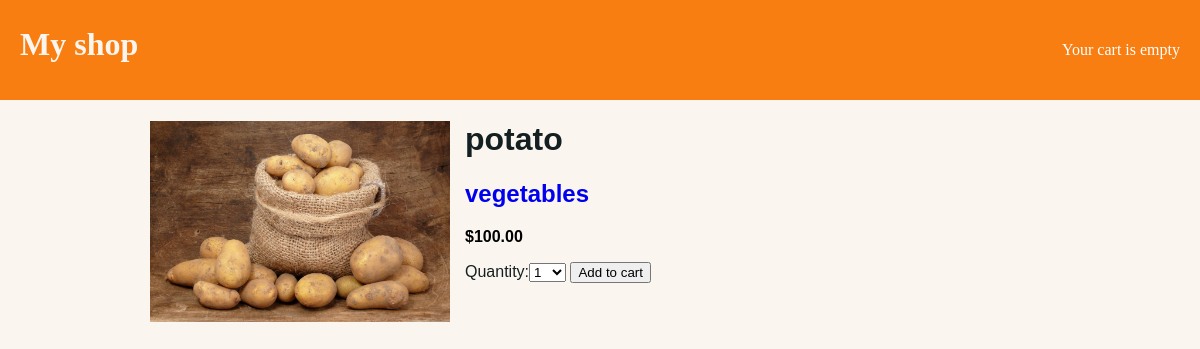
Page /1/potato/ on the committed database.
### shop/models.py (models this page shows, shortened)
class Product(models.Model):
	category 	= models.ForeignKey(Category,related_name='product',on_delete=models.CASCADE)
	name 		= models.CharField(max_length=200,db_index=True)
	slug 		= models.SlugField(max_length=200,db_index=True)
	Image 		= models.ImageField(blank=True)
	description = models.TextField(blank=True)
	price 		= models.DecimalField(max_digits=10,decimal_places=2)
	stock 		= models.PositiveIntegerField()
	available 	= models.BooleanField(default=True)
	created 	= models.DateTimeField(auto_now_add=True)
	updated 	= models.DateTimeField(auto_now=True)
	class Meta:
		ordering = ('-created',)
		index_together = (('id','slug'),)
		verbose_name = "Product"
		verbose_name_plural = "Products"

class Category(models.Model):
	name = models.CharField(max_length=200,db_index=True)
	slug = models.SlugField(max_length=200,db_index=True,unique=True)
	class Meta:
		ordering = ('name',)
		verbose_name = "Category"
		verbose_name_plural = "Categorys"
	def __str__(self):
		return self.name
	def get_absolute_url(self):
		return reverse('shop:product_list_category',args=[self.slug])

### shop/views.py (the view)
# urls.py: re_path('^(?P<id>\d+)/(?P<slug>[-\w]+)/$',views.product_detail,name='product_detail'),
def product_detail(request,id,slug):
    product = get_object_or_404(Product,id=id,slug=slug,available=True)
    cart_product_form = CartAddProductForm()
    context = {
		'product':product,
        'cart_product_form' :cart_product_form
	}
    return render(request,'shop/product/deatil.html',context)

### cart/forms.py
class CartAddProductForm(forms.Form):
    quantity = forms.TypedChoiceField(choices=PRODUCT_QUANTITY_CHOICES,coerce=int)
    update = forms.BooleanField(required=False,initial=False,widget=forms.HiddenInput)

### cart/cart.py (called while the page is built)
    def __len__(self):
        return sum(item['quantity'] for item in self.cart.values())

### cart/context_processors.py (called while the page is built)
def cart(request):
    return {'cart':Cart(request)}

### shop/templates/shop/product/deatil.html (shortened to what this page needs)
{% extends "base.html" %}
{% load static %}
{% block content %}
	<div class="product-detail">
		<img src="
			{% if product.Image %}
				{{product.Image.url}}
			{% else %}
				{% static 'img/default.png' %}
			{% endif %}"
		width=300px>
		<h1>{{product.name}}</h1>
		<h2><a href="{{product.category.get_absolute_url}}">{{product.category}}</a></h2>
		<p class="price">${{product.price}}</p>
		<form method="post" action="{% url 'cart:cart_add' product.id %}">
			{{cart_product_form}}
			<input type="submit" value="Add to cart">
		</form>
	</div>
{% endblock content %}

### shop/static/css/style.css (style rules this page uses)
body { background: #FBF5EF; padding:0; margin:0 auto; color: #f87e12; }
.product-detail { font-family: arial; color:#141F21; }
.product-detail img { width:25%; float:left; margin-right:15px; margin-left:150px; }
.product-detail a { text-decoration: none; }
.product-detail .price { font-weight: bold;color:#000; }

### rows in the picture
Product: Image (picture), name "potato", category "vegetables", price "100.00"
